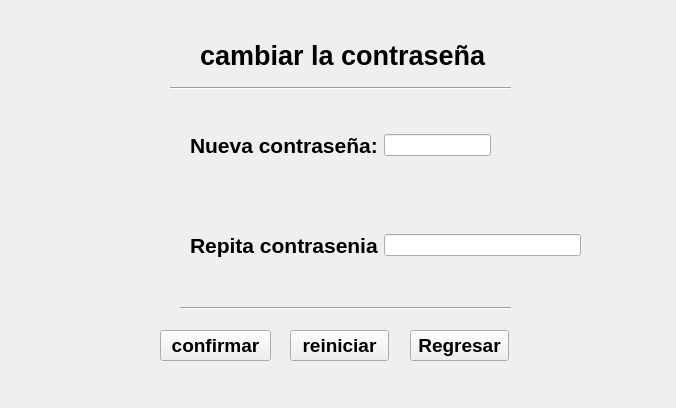
<?xml version="1.0" encoding="UTF-8"?>
<ui version="4.0">
 <class>ATMChangePasswordForm</class>
 <widget class="QWidget" name="ATMChangePasswordForm">
  <property name="geometry">
   <rect>
    <x>0</x>
    <y>0</y>
    <width>676</width>
    <height>408</height>
   </rect>
  </property>
  <property name="windowTitle">
   <string>Form</string>
  </property>
  <widget class="QPushButton" name="button_accept">
   <property name="geometry">
    <rect>
     <x>160</x>
     <y>330</y>
     <width>111</width>
     <height>31</height>
    </rect>
   </property>
   <property name="font">
    <font>
     <pointsize>14</pointsize>
     <bold>true</bold>
    </font>
   </property>
   <property name="text">
    <string>confirmar</string>
   </property>
  </widget>
  <widget class="QPushButton" name="button_return">
   <property name="geometry">
    <rect>
     <x>410</x>
     <y>330</y>
     <width>99</width>
     <height>31</height>
    </rect>
   </property>
   <property name="font">
    <font>
     <pointsize>14</pointsize>
     <bold>true</bold>
    </font>
   </property>
   <property name="text">
    <string>Regresar</string>
   </property>
  </widget>
  <widget class="QPushButton" name="button_reset">
   <property name="geometry">
    <rect>
     <x>290</x>
     <y>330</y>
     <width>99</width>
     <height>31</height>
    </rect>
   </property>
   <property name="font">
    <font>
     <pointsize>14</pointsize>
     <bold>true</bold>
    </font>
   </property>
   <property name="text">
    <string>reiniciar</string>
   </property>
  </widget>
  <widget class="QLabel" name="label_change_pwd">
   <property name="geometry">
    <rect>
     <x>200</x>
     <y>40</y>
     <width>321</width>
     <height>31</height>
    </rect>
   </property>
   <property name="font">
    <font>
     <pointsize>20</pointsize>
     <bold>true</bold>
    </font>
   </property>
   <property name="text">
    <string>cambiar la contraseña</string>
   </property>
  </widget>
  <widget class="Line" name="line_a">
   <property name="geometry">
    <rect>
     <x>170</x>
     <y>80</y>
     <width>341</width>
     <height>16</height>
    </rect>
   </property>
   <property name="orientation">
    <enum>Qt::Horizontal</enum>
   </property>
  </widget>
  <widget class="Line" name="line_b">
   <property name="geometry">
    <rect>
     <x>180</x>
     <y>300</y>
     <width>331</width>
     <height>16</height>
    </rect>
   </property>
   <property name="orientation">
    <enum>Qt::Horizontal</enum>
   </property>
  </widget>
  <widget class="QWidget" name="layoutWidget">
   <property name="geometry">
    <rect>
     <x>190</x>
     <y>230</y>
     <width>391</width>
     <height>31</height>
    </rect>
   </property>
   <layout class="QHBoxLayout" name="horizontal_layout_b">
    <item>
     <widget class="QLabel" name="label_card_pwd_new_b">
      <property name="font">
       <font>
        <pointsize>16</pointsize>
        <bold>true</bold>
       </font>
      </property>
      <property name="text">
       <string>Repita contrasenia</string>
      </property>
     </widget>
    </item>
    <item>
     <widget class="QLineEdit" name="line_edit_card_pwd_new_b"/>
    </item>
   </layout>
  </widget>
  <widget class="QWidget" name="layoutWidget">
   <property name="geometry">
    <rect>
     <x>190</x>
     <y>130</y>
     <width>301</width>
     <height>30</height>
    </rect>
   </property>
   <layout class="QHBoxLayout" name="horizontal_layout_a">
    <item>
     <widget class="QLabel" name="label_card_pwd_new_a">
      <property name="font">
       <font>
        <pointsize>16</pointsize>
        <bold>true</bold>
       </font>
      </property>
      <property name="text">
       <string>Nueva contraseña:</string>
      </property>
     </widget>
    </item>
    <item>
     <widget class="QLineEdit" name="line_edit_card_pwd_new_a"/>
    </item>
   </layout>
  </widget>
 </widget>
 <resources/>
 <connections/>
</ui>
